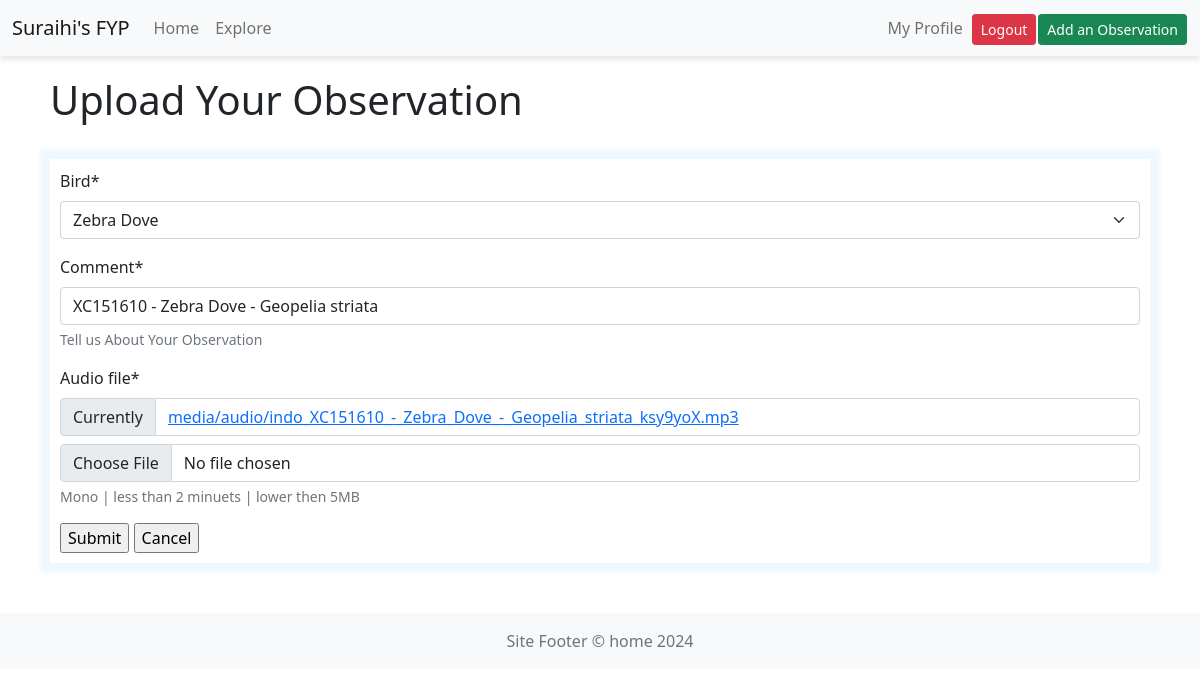
Page /user/344/update (signed in) on the committed database.
### upload/models.py (models this page shows, shortened)
class Observations(models.Model):
    AUDIO_QUALITY_CHOICES = [
        (1, 'Good quality recorder and clear sound of bird'),
        (2, 'Average quality recorder and acceptable sound of bird'),
        (3, 'Bad recording device and hard to hear the sound of bird'),
    ]
    owner= models.ForeignKey(settings.AUTH_USER_MODEL, on_delete=models.CASCADE)
    bird = models.ForeignKey(Birds, on_delete=models.CASCADE)
    audio_file = models.FileField(upload_to="media/audio", validators=[FileExtensionValidator(allowed_extensions=['mp3', 'wav']) , AudioValidator(max_size = 5*1024*1024,max_duration=120) ], help_text='Mono | less than 2 minuets | lower then 5MB')
    comment = models.CharField(max_length=200, help_text='Tell us About Your Observation')
    uploaded_at = models.DateTimeField(auto_now_add=True)
    country = CountryField(blank=True, null=True, help_text='Where the Audio was Recorded')
    audio_duration = models.FloatField(blank=True, null=True, help_text='Duration of the audio in seconds')
    audio_quality = models.IntegerField(choices=AUDIO_QUALITY_CHOICES, null=True)#, RegexValidator(regex=r'^[a-zA-Z0-9_-]+$', message='Enter a valid filename.')]

### upload/views.py (the view)
class ObservUpdateView(OwnerUpdateView):
    model = Observations
    fields = ['bird', 'comment', 'audio_file']

### home/context_processors.py (called while the page is built)
def settings(request):
    return {
        'settings': django_settings,
    }

### upload/models.py (called while the page is built)
    def __str__(self):
        return self.species

### upload/owner.py (called while the page is built)
    def get_queryset(self):
        print('update get_queryset called')
        """ Limit a User to only modifying their own data. """
        qs = super(OwnerUpdateView, self).get_queryset()
        return qs.filter(owner=self.request.user)

### upload/templates/upload/observations_form.html (shortened to what this page needs)
{% extends "base_bootstrap.html" %}
{% load crispy_forms_tags %}
{% block content %}
<h1> Upload Your Observation</h1>
    <div class="container" style="box-shadow: 0px 0px 5px 10px aliceblue; padding:10px; margin-top: 35px;">
  <form action="" method="post" enctype="multipart/form-data">
    {{ form|crispy }}
    <input type="submit" value="Submit">
    <input type="submit" value="Cancel" onclick="window.location.href='{% url 'upload:all' %}';return false;">
  </form>
  </div>
{% endblock %}

### home/templates/base_bootstrap.html (style rules this page uses)
body { padding-top: 56px; }

### rows in the picture
Observations: bird "Zebra Dove", comment "XC151610 - Zebra Dove - Geopelia striata"

### other values in the picture
{{ settings.APP_NAME }} "home"
